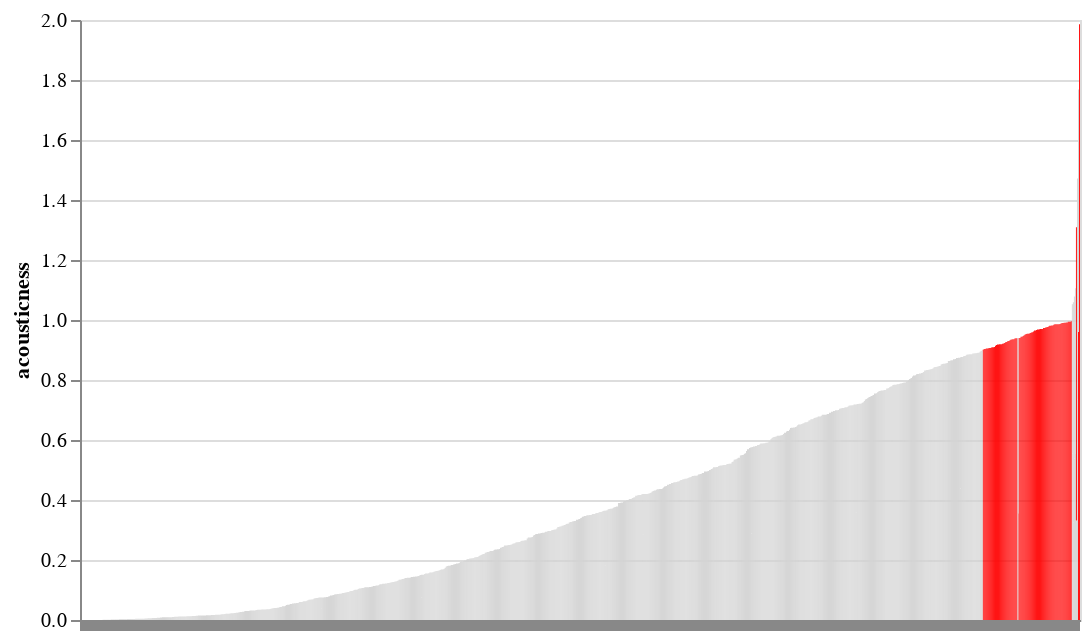

The code cell stored with this chart in its notebook:
### Code cell
alt.Chart(alt.Data(values=cumpl[:1000])).mark_bar().encode(
    alt.X('name:N', title='', sort='y',axis=alt.Axis(labels=False)),
    alt.Y('acousticness:Q', title='acousticness'),
    tooltip=alt.Tooltip(['name:N','artists:N','acousticness:Q','time_signature:Q', 'track_id:N']),
    color=alt.condition(alt.datum.acousticness > .9, alt.value('red'), alt.value('lightgrey'))
).properties(width=500)

### Figure 1 — Vega-Lite specification as saved in the notebook (floating-point values rounded to 4 significant figures; data arrays with more than 128 entries replaced by an {"elided": "..."} marker saying what was removed)
{"config": {"view": {"continuousWidth": 400, "continuousHeight": 300}}, "data": {"values": {"elided": "1000 records"}}, "mark": "bar", "encoding": {"color": {"condition": {"value": "red", "test": "(datum.acousticness > 0.9)"}, "value": "lightgrey"}, "tooltip": [{"type": "nominal", "field": "name"}, {"type": "nominal", "field": "artists"}, {"type": "quantitative", "field": "acousticness"}, {"type": "quantitative", "field": "time_signature"}, {"type": "nominal", "field": "track_id"}], "x": {"type": "nominal", "axis": {"labels": false}, "field": "name", "sort": "y", "title": ""}, "y": {"type": "quantitative", "field": "acousticness", "title": "acousticness"}}, "width": 500, "$schema": "https://vega.github.io/schema/vega-lite/v4.8.1.json"}
